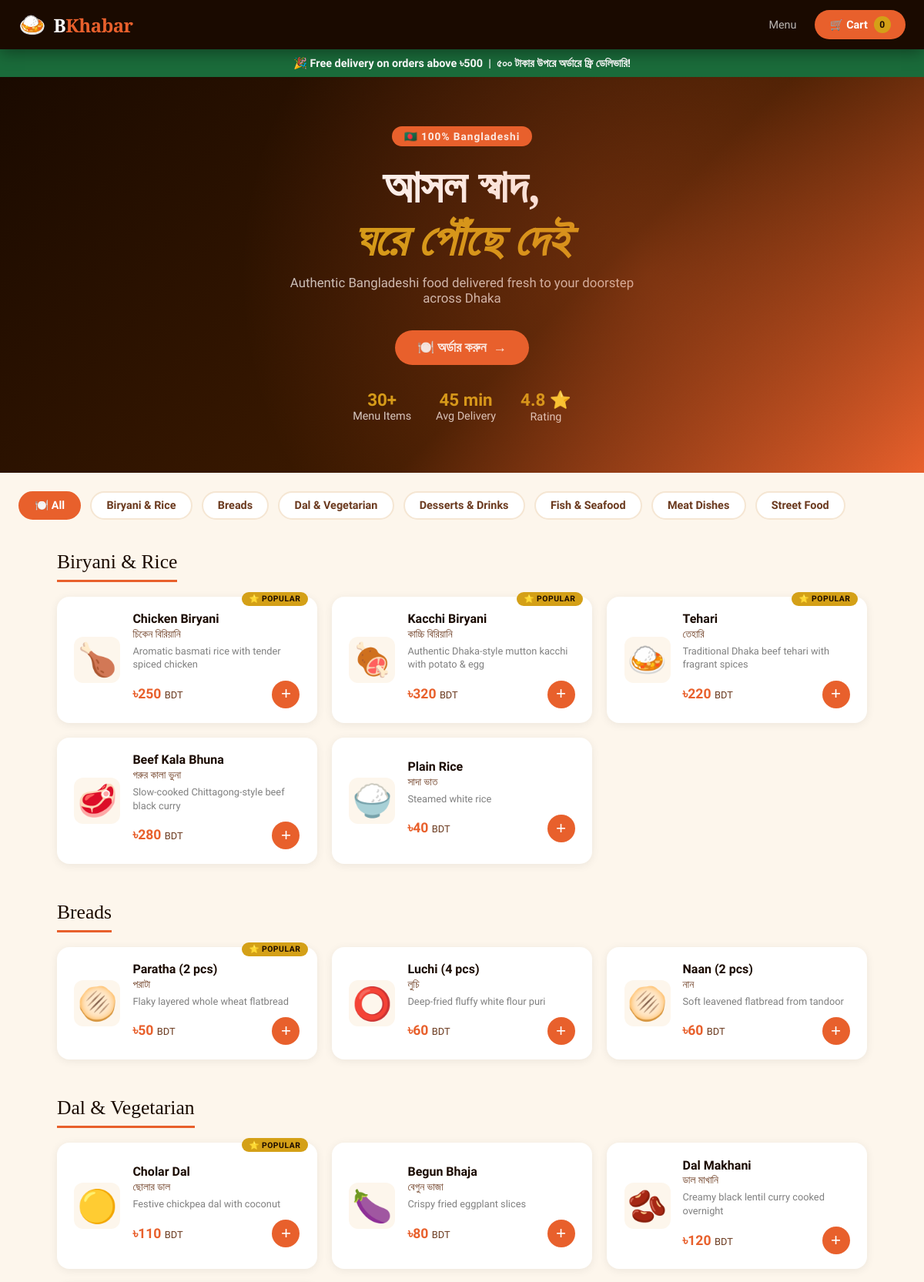
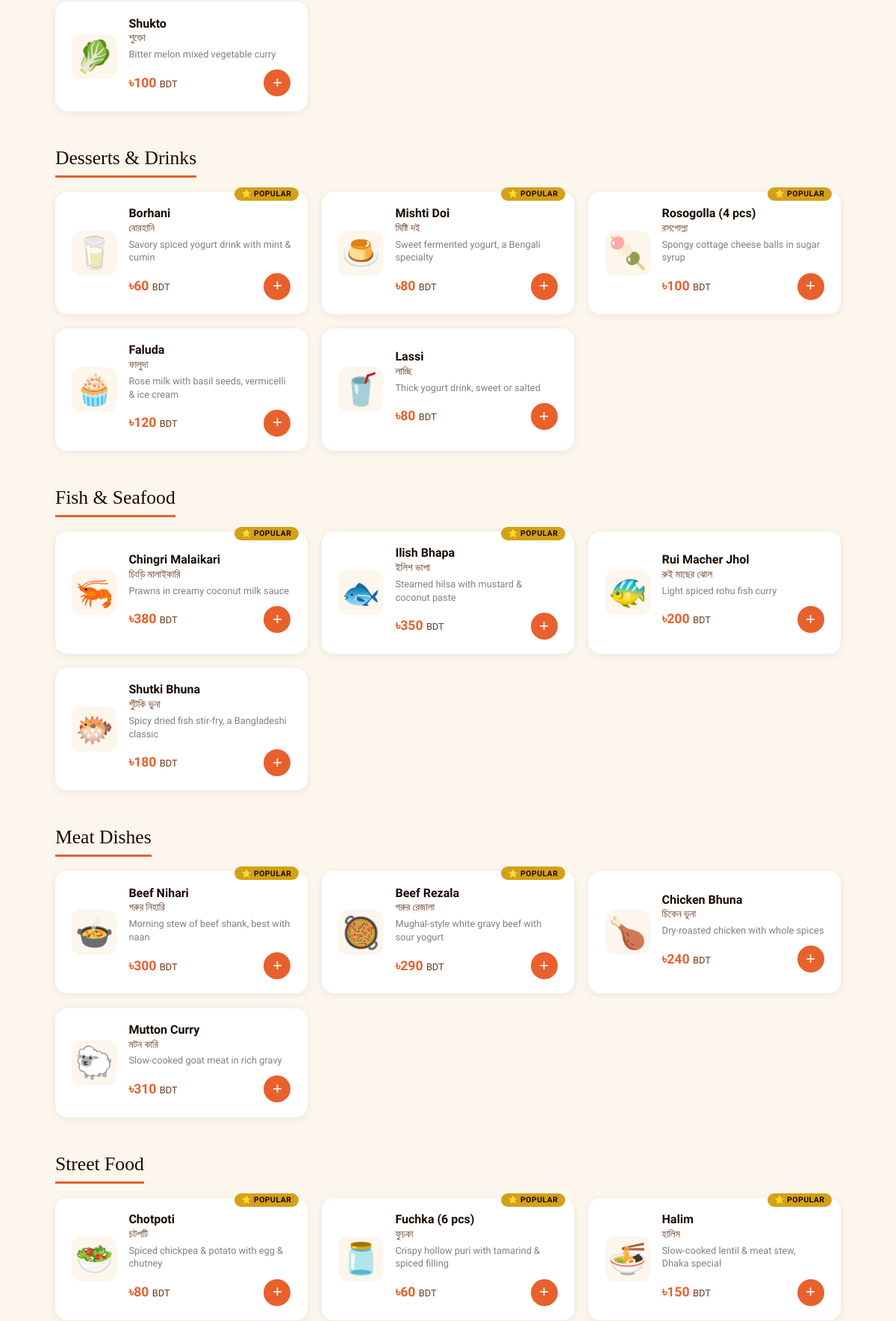
The page / (upper part) on the database its author committed (2 pictures, top to bottom).
### tables this page shows
CREATE TABLE menu_items (
            id          INTEGER PRIMARY KEY AUTOINCREMENT,
            name        TEXT NOT NULL,
            name_bn     TEXT NOT NULL,
            category    TEXT NOT NULL,
            price       REAL NOT NULL,
            description TEXT,
            emoji       TEXT,
            popular     INTEGER DEFAULT 0
        );

### app.py (the view)
@app.route('/')
def index():
    db = get_db()
    items = db.execute('SELECT * FROM menu_items ORDER BY popular DESC, category, name').fetchall()
    db.close()
    menu = {}
    for item in items:
        cat = item['category']
        if cat not in menu:
            menu[cat] = []
        menu[cat].append(dict(item))
    cart = session.get('cart', {})
    cart_count = sum(v['qty'] for v in cart.values())
    return render_template('index.html', menu=menu, cart_count=cart_count)

### app.py (called while the page is built)
def get_db():
    db = sqlite3.connect('bkhabar.db')
    db.row_factory = sqlite3.Row
    return db

### templates/index.html (shortened to what this page needs)
{% extends 'base.html' %}
{% block content %}
<div class="banner">
  🎉 Free delivery on orders above ৳500 &nbsp;|&nbsp; ৫০০ টাকার উপরে অর্ডারে ফ্রি ডেলিভারি!
</div>
<div class="hero">
  <span class="hero-tag">🇧🇩 100% Bangladeshi</span>
  <h1>আসল স্বাদ,<br><em>ঘরে পৌঁছে দেই</em></h1>
  <p>Authentic Bangladeshi food delivered fresh to your doorstep across Dhaka</p>
  <a href="#menu" class="btn btn-primary" style="font-size:1.1rem">🍽️ অর্ডার করুন &nbsp;→</a>
  <div class="hero-stats">
    <div class="hero-stat"><strong>30+</strong>Menu Items</div>
    <div class="hero-stat"><strong>45 min</strong>Avg Delivery</div>
    <div class="hero-stat"><strong>4.8 ⭐</strong>Rating</div>
  </div>
</div>
<div class="categories">
  <div class="cat-tabs">
    <button class="cat-tab active" onclick="filterCat('all', this)">🍽️ All</button>
    {% for cat in menu.keys() %}
    <button class="cat-tab" onclick="filterCat('{{ cat }}', this)">{{ cat }}</button>
    {% endfor %}
  </div>
</div>
<div id="menu" class="menu-section">
  {% for category, items in menu.items() %}
  <div class="category-block" data-cat="{{ category }}">
    <div class="section-title">{{ category }}</div>
    <div class="menu-grid">
      {% for item in items %}
      <div class="menu-card" id="card-{{ item.id }}">
        {% if item.popular %}<span class="popular-badge">⭐ Popular</span>{% endif %}
        <div class="menu-card-emoji">{{ item.emoji }}</div>
        <div class="menu-card-info">
          <div class="menu-card-name">{{ item.name }}</div>
          <div class="menu-card-name-bn">{{ item.name_bn }}</div>
          <div class="menu-card-desc">{{ item.description }}</div>
          <div class="menu-card-bottom">
            <div class="menu-price">৳{{ item.price|int }} <span>BDT</span></div>
            <div class="add-controls" id="ctrl-{{ item.id }}">
              <button class="add-btn" onclick="addToCart({{ item.id }}, this)">+</button>
            </div>
          </div>
        </div>
      </div>
      {% endfor %}
    </div>
  </div>
  {% endfor %}
</div>
{% endblock %}

### templates/base.html (shortened to what this page needs)
<!DOCTYPE html>
<html lang="bn">
<head>
</head>
<body>
<nav>
  <a href="{{ url_for('index') }}" class="nav-logo">
    <span class="nav-logo-icon">🍛</span>
    <span class="nav-logo-text">B<span>Khabar</span></span>
  </a>
  <div class="nav-links">
    <a href="{{ url_for('index') }}">Menu</a>
    <a href="{{ url_for('cart') }}" class="cart-btn" id="cart-link">
      🛒 Cart
      <span class="cart-badge" id="cart-count">{{ cart_count }}</span>
    </a>
  </div>
</nav>
{% block content %}{% endblock %}
</body>
</html>

### templates/base.html (style rules this page uses)
:root { --saffron: #E8602C; --deep: #C0411A; --green: #1A6B3A; --cream: #FDF6EC; --gold: #D4A017; --dark: #1A0A00; --mid: #6B3A1F; --light: #F5E6D3; --white: #FFFFFF; }
* { margin:0; padding:0; box-sizing:border-box; }
body { font-family: 'Hind Siliguri', sans-serif; background: var(--cream); color: var(--dark); min-height: 100vh; }
nav { background: var(--dark); padding: 0 1.5rem; display: flex; align-items: center; justify-content: space-between; position: sticky; top: 0; z-index: 100; box-shadow: 0 4px 20px rgba(0,0,0,.4); height: 64px; }
.nav-logo { display: flex; align-items: center; gap: .6rem; text-decoration: none; }
.nav-logo-icon { font-size: 1.8rem; animation: spin 8s linear infinite; }
.nav-logo-text { font-family: 'Playfair Display', serif; font-size: 1.5rem; font-weight: 900; color: var(--white); letter-spacing: -.5px; }
.nav-logo-text span { color: var(--saffron); }
.nav-links { display: flex; align-items: center; gap: 1.5rem; }
.nav-links a { color: rgba(255,255,255,.7); text-decoration: none; font-size: .9rem; transition: color .2s; }
.cart-btn { background: var(--saffron); color: var(--white) !important; padding: .5rem 1.2rem; border-radius: 50px; font-weight: 600; display: flex; align-items: center; gap: .5rem; transition: background .2s, transform .15s !important; }
.cart-badge { background: var(--gold); color: var(--dark); border-radius: 50%; width: 22px; height: 22px; display: inline-flex; align-items: center; justify-content: center; font-size: .75rem; font-weight: 700; }
.btn { display: inline-flex; align-items: center; justify-content: center; gap: .5rem; padding: .75rem 1.8rem; border-radius: 50px; border: none; cursor: pointer; font-family: 'Hind Siliguri', sans-serif; font-size: 1rem; font-weight: 600; text-decoration: none; transition: all .2s; }
.btn-primary { background: var(--saffron); color: var(--white); }

### rows shown on the page
menu_items: category "Biryani & Rice", popular "⭐ POPULAR", emoji "🍗", name "Chicken Biryani", name_bn "চিকেন বিরিয়ানি", description "Aromatic basmati rice with tender spiced chicken", price "250"
menu_items: category "Breads", popular "⭐ POPULAR", emoji "🫓", name "Paratha (2 pcs)", name_bn "পরাটা", description "Flaky layered whole wheat flatbread", price "50"
menu_items: category "Dal & Vegetarian", popular "⭐ POPULAR", emoji "🟡", name "Cholar Dal", name_bn "ছোলার ডাল", description "Festive chickpea dal with coconut", price "110"
menu_items: category "Desserts & Drinks", popular "⭐ POPULAR", emoji "🥛", name "Borhani", name_bn "বোরহানি", description "Savory spiced yogurt drink with mint & cumin", price "60"
menu_items: category "Fish & Seafood", popular "⭐ POPULAR", emoji "🦐", name "Chingri Malaikari", name_bn "চিংড়ি মালাইকারি", description "Prawns in creamy coconut milk sauce", price "380"
menu_items: category "Meat Dishes", popular "⭐ POPULAR", emoji "🍲", name "Beef Nihari", name_bn "গরুর নিহারি", description "Morning stew of beef shank, best with naan", price "300"
menu_items: category "Street Food", popular "⭐ POPULAR", emoji "🥗", name "Chotpoti", name_bn "চটপটি", description "Spiced chickpea & potato with egg & chutney", price "80"
menu_items: popular "⭐ POPULAR", emoji "🍖", name "Kacchi Biryani", name_bn "কাচ্চি বিরিয়ানি", description "Authentic Dhaka-style mutton kacchi with potato & egg", price "320"
menu_items: popular "⭐ POPULAR", emoji "🍛", name "Tehari", name_bn "তেহারি", description "Traditional Dhaka beef tehari with fragrant spices", price "220"
menu_items: emoji "🥩", name "Beef Kala Bhuna", name_bn "গরুর কালা ভুনা", description "Slow-cooked Chittagong-style beef black curry", price "280"
menu_items: emoji "🍚", name "Plain Rice", name_bn "সাদা ভাত", description "Steamed white rice", price "40"
menu_items: emoji "⭕", name "Luchi (4 pcs)", name_bn "লুচি", description "Deep-fried fluffy white flour puri", price "60"
menu_items: emoji "🫓", name "Naan (2 pcs)", name_bn "নান", description "Soft leavened flatbread from tandoor", price "60"
menu_items: emoji "🍆", name "Begun Bhaja", name_bn "বেগুন ভাজা", description "Crispy fried eggplant slices", price "80"
menu_items: emoji "🫘", name "Dal Makhani", name_bn "ডাল মাখানি", description "Creamy black lentil curry cooked overnight", price "120"
menu_items: emoji "🥬", name "Shukto", name_bn "শুক্তো", description "Bitter melon mixed vegetable curry", price "100"
menu_items: popular "⭐ POPULAR", emoji "🍮", name "Mishti Doi", name_bn "মিষ্টি দই", description "Sweet fermented yogurt, a Bengali specialty", price "80"
menu_items: popular "⭐ POPULAR", emoji "🍡", name "Rosogolla (4 pcs)", name_bn "রসগোল্লা", description "Spongy cottage cheese balls in sugar syrup", price "100"
menu_items: emoji "🧁", name "Faluda", name_bn "ফালুদা", description "Rose milk with basil seeds, vermicelli & ice cream", price "120"
menu_items: emoji "🥤", name "Lassi", name_bn "লাচ্ছি", description "Thick yogurt drink, sweet or salted", price "80"
menu_items: popular "⭐ POPULAR", emoji "🐟", name "Ilish Bhapa", name_bn "ইলিশ ভাপা", description "Steamed hilsa with mustard & coconut paste", price "350"
menu_items: emoji "🐠", name "Rui Macher Jhol", name_bn "রুই মাছের ঝোল", description "Light spiced rohu fish curry", price "200"
menu_items: emoji "🐡", name "Shutki Bhuna", name_bn "শুঁটকি ভুনা", description "Spicy dried fish stir-fry, a Bangladeshi classic", price "180"
menu_items: popular "⭐ POPULAR", emoji "🥘", name "Beef Rezala", name_bn "গরুর রেজালা", description "Mughal-style white gravy beef with sour yogurt", price "290"
menu_items: emoji "🍗", name "Chicken Bhuna", name_bn "চিকেন ভুনা", description "Dry-roasted chicken with whole spices", price "240"
menu_items: emoji "🐑", name "Mutton Curry", name_bn "মটন কারি", description "Slow-cooked goat meat in rich gravy", price "310"
menu_items: popular "⭐ POPULAR", emoji "🫙", name "Fuchka (6 pcs)", name_bn "ফুচকা", description "Crispy hollow puri with tamarind & spiced filling", price "60"
menu_items: popular "⭐ POPULAR", emoji "🍜", name "Halim", name_bn "হালিম", description "Slow-cooked lentil & meat stew, Dhaka special", price "150"

### other values the page prints
{{ cart_count }} "0"
